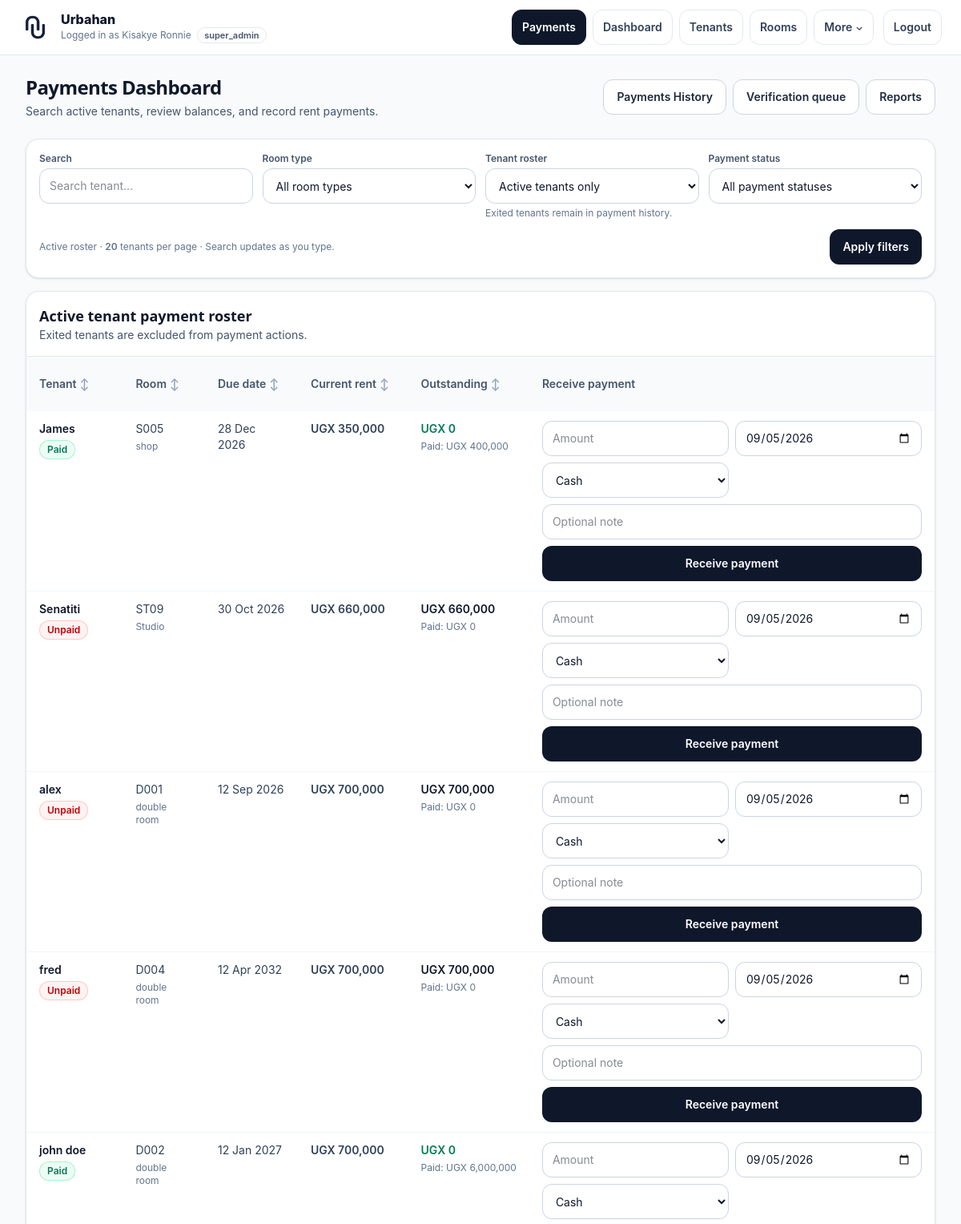
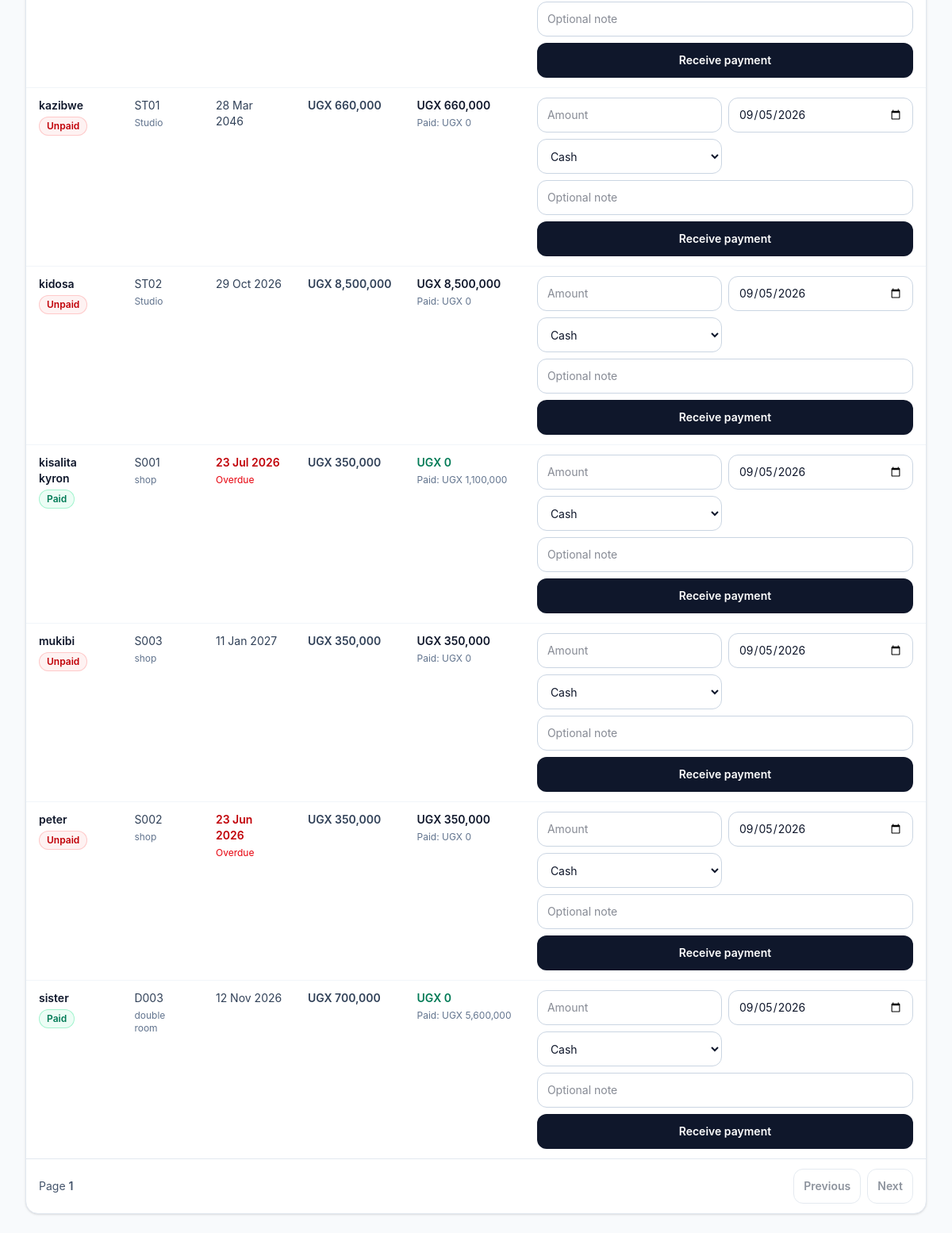
/public/payments.php (signed in), run on the app's committed database (2 pictures, top to bottom).
### tables this page shows
CREATE TABLE "tenants" (
    id INTEGER PRIMARY KEY AUTOINCREMENT,

    admin_id INTEGER NOT NULL,
    room_id INTEGER,

    full_name TEXT NOT NULL,
    phone TEXT,
    email TEXT,

    move_in_date DATE,
    exit_date DATE,

    status TEXT DEFAULT 'active',

    rent_due_date DATE,
    rent_due_day INTEGER,
    monthly_rent REAL,

    created_at DATETIME,
    updated_at DATETIME
);

### core/helpers.php (called while the page is built, shortened)
<?php
if (!function_exists('e')) {
    function e($v): string
    {
        return htmlspecialchars((string)($v ?? ''), ENT_QUOTES | ENT_SUBSTITUTE, 'UTF-8');
    }
}
if (!function_exists('current_admin_id')) {
    function current_admin_id(): int
    {
        if (isset($_SESSION['admin']['id'])) {
            return (int)$_SESSION['admin']['id'];
        }
        return (int)($_SESSION['admin_id'] ?? 0);
    }
}
?>

### public/tenant_filter.php (called while the page is built, shortened)
<?php
function getFilteredTenants(PDO $pdo, int $admin_id, array $params): array
{
    $month = date('Y-m');
    $search = isset($params['search']) && is_scalar($params['search'])
        ? trim((string)$params['search'])
        : '';
    $roomType = isset($params['room_type']) && is_scalar($params['room_type'])
        ? trim((string)$params['room_type'])
        : '';
    $tenantStatus = isset($params['tenant_status']) && is_scalar($params['tenant_status'])
        ? strtolower(trim((string)$params['tenant_status']))
        : '';
    $paymentStatus = isset($params['payment_status']) && is_scalar($params['payment_status'])
        ? strtolower(trim((string)$params['payment_status']))
        : '';
    $tenantId = isset($params['tenant_id']) && is_scalar($params['tenant_id'])
        ? filter_var($params['tenant_id'], FILTER_VALIDATE_INT)
        : false;
    $tenantId = $tenantId === false ? 0 : max(0, (int)$tenantId);
    $limit = isset($params['limit']) && is_scalar($params['limit'])
        ? (int)$params['limit']
        : 10;
    $offset = isset($params['offset']) && is_scalar($params['offset'])
        ? (int)$params['offset']
        : 0;
    $sortOrder = isset($params['sort_order']) && is_scalar($params['sort_order'])
        && strtoupper((string)$params['sort_order']) === 'DESC'
        ? 'DESC'
        : 'ASC';
    $sortMap = [
        'full_name'              => 't.full_name',
        'room_number'            => 'r.room_number',
        'rent_due_date'          => 't.rent_due_date',
        'monthly_rent_effective' => 'monthly_rent_effective',
        'paid_this_month'        => 'paid_this_month',
        'outstanding_balance'    => 'outstanding_balance',
        'status'                 => 't.status',
    ];
    $sortKey = isset($params['sort_by']) && is_scalar($params['sort_by'])
        ? (string)$params['sort_by']
        : 'full_name';
    $sortExpr = $sortMap[$sortKey] ?? 't.full_name';
    $rentExpression = "COALESCE(
        NULLIF(t.monthly_rent, 0),
        NULLIF(r.monthly_rent, 0),
        rt.default_monthly_rent,
        0
    )";
    $sql = "
        SELECT
            t.id,
            t.full_name,
            t.phone,
            t.rent_due_date,
            t.status,
            t.exit_date,
            r.room_number,
            rt.name AS room_type,
            {$rentExpression} AS monthly_rent_effective,
            COALESCE(SUM(p.amount), 0) AS paid_this_month,
            MAX(
                0,
                {$rentExpression} - COALESCE(SUM(p.amount), 0)
            ) AS outstanding_balance
        FROM tenants t
        LEFT JOIN rooms r
            ON r.id = t.room_id
        LEFT JOIN room_types rt
            ON rt.id = r.room_type_id
        LEFT JOIN payments p
            ON p.tenant_id = t.id
            AND p.admin_id = :payment_admin_id
            AND strftime('%Y-%m', p.payment_date) = :month
        WHERE t.admin_id = :admin_id
    ";
    $bind = [
        ':admin_id'         => $admin_id,
        ':payment_admin_id' => $admin_id,
        ':month'            => $month,
    ];
    $includeExited = filter_var($params['include_exited'] ?? false, FILTER_VALIDATE_BOOLEAN);
    if (!$includeExited) {
        $sql .= "
            AND LOWER(COALESCE(t.status, '')) = 'active'
            AND t.exit_date IS NULL
        ";
    } elseif (in_array($tenantStatus, ['active', 'inactive', 'exited'], true)) {
        $sql .= " AND LOWER(COALESCE(t.status, '')) = :tenant_status ";
        $bind[':tenant_status'] = $tenantStatus;
    }
    $sql .= "
        GROUP BY
            t.id,
            t.full_name,
            t.phone,
            t.rent_due_date,
            t.status,
            t.exit_date,
            t.monthly_rent,
            r.room_number,
            r.monthly_rent,
            rt.name,
            rt.default_monthly_rent
    ";
    $sql .= " ORDER BY {$sortExpr} {$sortOrder}, t.id ASC LIMIT :limit OFFSET :offset ";
    $stmt = $pdo->prepare($sql);
    $stmt->bindValue(':admin_id', $bind[':admin_id'], PDO::PARAM_INT);
    $stmt->bindValue(':payment_admin_id', $bind[':payment_admin_id'], PDO::PARAM_INT);
    $stmt->bindValue(':month', $bind[':month'], PDO::PARAM_STR);
    foreach ($bind as $key => $value) {
        if (in_array($key, [':admin_id', ':payment_admin_id', ':month'], true)) {
            continue;
        }
        $stmt->bindValue($key, $value);
    }
    $stmt->bindValue(':limit', $limit, PDO::PARAM_INT);
    $stmt->bindValue(':offset', $offset, PDO::PARAM_INT);
    $stmt->execute();
    $rows = $stmt->fetchAll(PDO::FETCH_ASSOC) ?: [];
    foreach ($rows as &$tenant) {
        $tenant['monthly_rent_effective'] = (float)($tenant['monthly_rent_effective'] ?? 0);
        $tenant['paid_this_month'] = (float)($tenant['paid_this_month'] ?? 0);
    }
    return $rows;
}

### public/partials/payment_tenant_rows.php (the view, shortened to what this page needs)
<?php
if (!function_exists('paymentChip')) {
    function paymentChip(string $label, string $tone): string
    {
        $map = [
            'slate' => 'bg-slate-100 text-slate-700 ring-slate-200',
            'red'   => 'bg-red-50 text-red-700 ring-red-200',
            'green' => 'bg-emerald-50 text-emerald-700 ring-emerald-200',
            'amber' => 'bg-amber-50 text-amber-700 ring-amber-200',
            'blue'  => 'bg-sky-50 text-sky-700 ring-sky-200',
        ];
        $classes = $map[$tone] ?? $map['slate'];
        return '<span class="inline-flex items-center rounded-full px-2.5 py-1 text-xs font-semibold ring-1 ring-inset ' . $classes . '">' . e($label) . '</span>';
    }
}
$tenants = $tenants ?? [];
$paymentFormData = $paymentFormData ?? [];
$paymentActionQuery = $paymentActionQuery ?? [];
$paymentAction = 'payments.php';
if ($paymentActionQuery) {
    $paymentAction .= '?' . http_build_query($paymentActionQuery);
}
$today = date('Y-m-d');
$postedTenantId = (int)($paymentFormData['tenant_id'] ?? 0);
?>
<?php foreach ($tenants as $tenant): ?>
  <?php
    $tenantId = (int)($tenant['id'] ?? 0);
    $tenantName = (string)($tenant['full_name'] ?? '');
    $dueRaw = (string)($tenant['rent_due_date'] ?? '');
    $dueTimestamp = $dueRaw !== '' ? strtotime($dueRaw) : false;
    $isOverdue = $dueTimestamp !== false && $dueTimestamp < strtotime($today);
    $rent = (float)($tenant['monthly_rent_effective'] ?? 0);
    $paid = (float)($tenant['paid_this_month'] ?? 0);
    $outstanding = (float)($tenant['outstanding_balance'] ?? 0);
    if ($rent <= 0) {
        $statusChip = paymentChip('Rent missing', 'red');
    } elseif ($outstanding <= 0.00001) {
        $statusChip = paymentChip('Paid', 'green');
    } elseif ($paid > 0) {
        $statusChip = paymentChip('Partial', 'amber');
    } else {
        $statusChip = paymentChip('Unpaid', 'red');
    }
    $isPostedTenant = $postedTenantId === $tenantId;
    $amountValue = $isPostedTenant ? (string)($paymentFormData['amount'] ?? '') : '';
    $dateValue = $isPostedTenant
        ? (string)($paymentFormData['payment_date'] ?? $today)
        : $today;
    $methodValue = $isPostedTenant
        ? (string)($paymentFormData['method'] ?? 'cash')
        : 'cash';
    $noteValue = $isPostedTenant ? (string)($paymentFormData['note'] ?? '') : '';
  ?>
  <tr class="align-top hover:bg-slate-50">
    <td class="px-4 py-3">
      <div class="font-semibold text-slate-900"><?= e($tenantName) ?></div>
      <div class="mt-1"><?= $statusChip ?></div>
    </td>
    <td class="px-4 py-3 text-slate-700">
      <?= e($tenant['room_number'] ?? '-') ?>
      <?php if (!empty($tenant['room_type'])): ?>
        <div class="mt-1 text-xs text-slate-500"><?= e($tenant['room_type']) ?></div>
      <?php endif; ?>
    </td>
    <td class="px-4 py-3">
      <div class="<?= $isOverdue ? 'font-semibold text-red-700' : 'text-slate-700' ?>">
        <?= e($dueTimestamp !== false ? date('d M Y', $dueTimestamp) : '—') ?>
      </div>
      <?php if ($isOverdue): ?>
        <div class="mt-1 text-xs text-red-600">Overdue</div>
      <?php endif; ?>
    </td>
    <td class="px-4 py-3 whitespace-nowrap font-semibold text-slate-700">
      UGX <?= e(number_format($rent, 0)) ?>
    </td>
    <td class="px-4 py-3 whitespace-nowrap">
      <div class="font-semibold <?= $outstanding > 0 ? 'text-slate-900' : 'text-emerald-700' ?>">
        UGX <?= e(number_format($outstanding, 0)) ?>
      </div>
      <div class="mt-1 text-xs text-slate-500">Paid: UGX <?= e(number_format($paid, 0)) ?></div>
    </td>
    <td class="px-4 py-3">
      <form method="post" action="<?= e($paymentAction) ?>" class="flex min-w-[520px] flex-col gap-2 lg:min-w-0" data-payment-form>
        <div class="grid grid-cols-1 gap-2 sm:grid-cols-2 xl:grid-cols-5">
          <div>
            <input
              id="payment_amount_<?= $tenantId ?>"
              type="number"
              name="amount"
              min="0.01"
              step="0.01"
              inputmode="decimal"
              required
              value="<?= e($amountValue) ?>"
              placeholder="Amount"
              class="min-h-11 w-full rounded-xl border border-slate-300 bg-white px-3 py-2 text-sm outline-none transition focus:border-slate-500 focus:ring-2 focus:ring-slate-200"
            >
          </div>
          <div>
            <input
              id="payment_date_<?= $tenantId ?>"
              type="date"
              name="payment_date"
              value="<?= e($dateValue) ?>"
              required
              class="min-h-11 w-full rounded-xl border border-slate-300 bg-white px-3 py-2 text-sm outline-none transition focus:border-slate-500 focus:ring-2 focus:ring-slate-200"
            >
          </div>
          <div>
            <select
              id="payment_method_<?= $tenantId ?>"
              name="method"
              class="min-h-11 w-full rounded-xl border border-slate-300 bg-white px-3 py-2 text-sm outline-none transition focus:border-slate-500 focus:ring-2 focus:ring-slate-200"
            >
              <option value="cash" <?= $methodValue === 'cash' ? 'selected' : '' ?>>Cash</option>
            </select>
          </div>
          <div class="sm:col-span-2 xl:col-span-2">
            <input
              id="payment_note_<?= $tenantId ?>"
              type="text"
              name="note"
              maxlength="160"
              value="<?= e($noteValue) ?>"
              placeholder="Optional note"
              class="min-h-11 w-full rounded-xl border border-slate-300 bg-white px-3 py-2 text-sm outline-none transition focus:border-slate-500 focus:ring-2 focus:ring-slate-200"
            >
          </div>
        </div>
        <button
          type="submit"
          name="receive_payment"
          value="1"
          data-payment-submit
          data-submitting-label="Saving…"
          class="inline-flex min-h-11 w-full items-center justify-center rounded-xl bg-slate-900 px-4 py-2 text-sm font-semibold text-white transition hover:bg-slate-800 focus-visible:outline-2 focus-visible:outline-offset-2 focus-visible:outline-slate-900 disabled:cursor-not-allowed disabled:opacity-60 sm:w-auto"
        >
          Receive payment
        </button>
      </form>
    </td>
  </tr>
<?php endforeach; ?>

### data on the page
tenants: full_name "James", label "Paid", room_number "S005", room_type "shop", rent_due_date "28 Dec 2026", rent "350,000", outstanding "0", paid "400,000", payment_date "09/05/2026", method "Cash"
tenants: full_name "Senatiti", label "Unpaid", room_number "ST09", room_type "Studio", rent_due_date "30 Oct 2026", rent "660,000", outstanding "660,000", paid "0", payment_date "09/05/2026", method "Cash"
tenants: full_name "alex", label "Unpaid", room_number "D001", room_type "double room", rent_due_date "12 Sep 2026", rent "700,000", outstanding "700,000", paid "0", payment_date "09/05/2026", method "Cash"
tenants: full_name "fred", label "Unpaid", room_number "D004", room_type "double room", rent_due_date "12 Apr 2032", rent "700,000", outstanding "700,000", paid "0", payment_date "09/05/2026", method "Cash"
tenants: full_name "john doe", label "Paid", room_number "D002", room_type "double room", rent_due_date "12 Jan 2027", rent "700,000", outstanding "0", paid "6,000,000", payment_date "09/05/2026", method "Cash"
tenants: full_name "kazibwe", label "Unpaid", room_number "ST01", room_type "Studio", rent_due_date "28 Mar 2046", rent "660,000", outstanding "660,000", paid "0", payment_date "09/05/2026", method "Cash"
tenants: full_name "kidosa", label "Unpaid", room_number "ST02", room_type "Studio", rent_due_date "29 Oct 2026", rent "8,500,000", outstanding "8,500,000", paid "0", payment_date "09/05/2026", method "Cash"
tenants: full_name "kisalita kyron", label "Paid", room_number "S001", room_type "shop", rent_due_date "23 Jul 2026", shows "Overdue", rent "350,000", outstanding "0", paid "1,100,000", payment_date "09/05/2026", method "Cash"
tenants: full_name "mukibi", label "Unpaid", room_number "S003", room_type "shop", rent_due_date "11 Jan 2027", rent "350,000", outstanding "350,000", paid "0", payment_date "09/05/2026", method "Cash"
tenants: full_name "peter", label "Unpaid", room_number "S002", room_type "shop", rent_due_date "23 Jun 2026", shows "Overdue", rent "350,000", outstanding "350,000", paid "0", payment_date "09/05/2026", method "Cash"
tenants: full_name "sister", label "Paid", room_number "D003", room_type "double room", rent_due_date "12 Nov 2026", rent "700,000", outstanding "0", paid "5,600,000", payment_date "09/05/2026", method "Cash"

### other printed values
$_SESSION['admin']['name'] "Kisakye Ronnie"
current_admin_role() "super_admin"
$label "Payments Dashboard Tenants Rooms"
$page "1"
